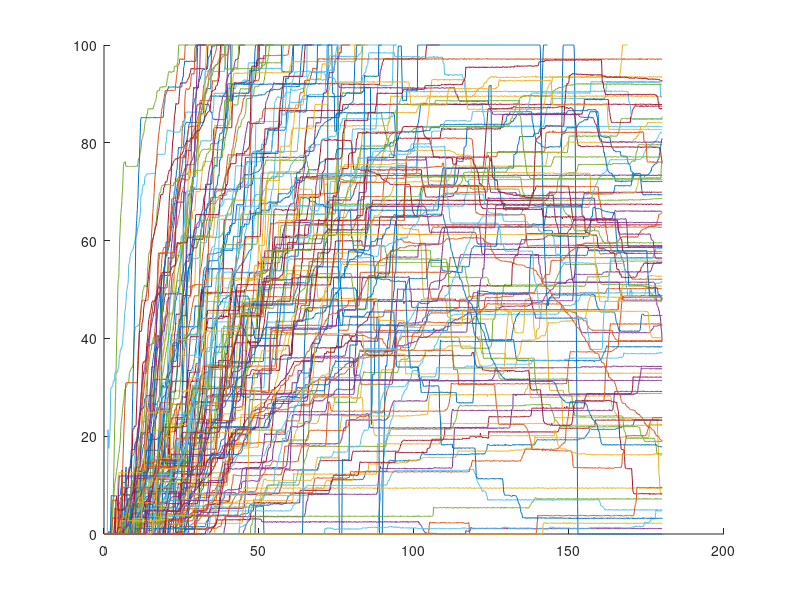

Source code (MATLAB): (Note: this script raises an error after producing the figure.)
clear

load dfraw.mat


% Display ALL curves with mean curve
figure
hold on
for i=1:length(dfraw.subIDs)
      plot(dfraw.timefull(i,:),dfraw.ratingfull(i,:))
end
plot(nanmean(dfraw.timefull,1),nanmean(dfraw.ratingfull,1),'b','LineWidth',5)
hold off

% Display curves with mean curve by condition pre vs post
unipres=unique(dfraw.prepost);
for j=1:length(unipres)
currcond=unipres(j);
df_temp=structfun(@(x) x(dfraw.prepost==currcond,:),dfraw,'UniformOutput',0);
    subplot(1,length(unipres),j) % Plot Pre
    hold on
    for i=1:length(df_temp.subIDs)
          plot(df_temp.timefull(i,:),df_temp.ratingfull(i,:))
    end
    plot(nanmean(df_temp.timefull,1),nanmean(df_temp.ratingfull,1),'b','LineWidth',5)
    hold off
end

% Display curves with mean curve by condition pre vs post
unipres=unique(dfraw.prepost);
unitreats=unique(dfraw.treat);
runs=0;
for k=1:length(unitreats)
    currtreat=unitreats(k);
    for j=1:length(unipres)
    runs=runs+1;
    currcond=unipres(j);
    df_temp=structfun(@(x) x((dfraw.prepost==currcond)&(dfraw.treat==currtreat),:),dfraw,'UniformOutput',0);
        subplot(length(unitreats),length(unipres),runs) % Plot Pre
        hold on
        for i=1:length(df_temp.subIDs)
              plot(df_temp.timefull(i,:),df_temp.ratingfull(i,:))
        end
        plot(nanmean(df_temp.timefull,1),nanmean(df_temp.ratingfull,1),'b','LineWidth',5)
        hold off
        ms(k,j)=nanmean(nanmean(df_temp.ratingfull,1));
    end
end

%% Statistical testing
subID=categorical(cellfun(@str2num,dfraw.subIDs));
prepost=categorical(dfraw.prepost);
treat=categorical(dfraw.treat);
maxtime=cellfun(@max, dfraw.time);
meanrating=nanmean(dfraw.ratingfull,2);
aucrating=cellfun(@(x,y) trapz(x,y),dfraw.time,dfraw.rating);
meanratingbaseline=meanrating;
%meanratingbaseline(prepost==2)=meanrating(prepost==1);
df=table(subID,prepost,treat,maxtime,meanrating,aucrating);

fitlme(df,'aucrating~prepost*treat+(1+prepost|subID)','CheckHessian',1)

pre0=nanmean(df.aucrating(df.prepost=='1'&df.treat=='0'));
pre1=nanmean(df.aucrating(df.prepost=='1'&df.treat=='1'));
pre2=nanmean(df.aucrating(df.prepost=='1'&df.treat=='2'));
post0=nanmean(df.aucrating(df.prepost=='2'&df.treat=='0'));
post1=nanmean(df.aucrating(df.prepost=='2'&df.treat=='1'));
post2=nanmean(df.aucrating(df.prepost=='2'&df.treat=='2'));

CIpre0=nanstd(df.aucrating(df.prepost=='1'&df.treat=='0'))/(1.96*sqrt(length(df.aucrating(df.prepost=='1'&df.treat=='0')-1)));
CIpre1=nanstd(df.aucrating(df.prepost=='1'&df.treat=='1'))/(1.96*sqrt(length(df.aucrating(df.prepost=='1'&df.treat=='1')-1)));
CIpre2=nanstd(df.aucrating(df.prepost=='1'&df.treat=='2'))/(1.96*sqrt(length(df.aucrating(df.prepost=='1'&df.treat=='2')-1)));
CIpost0=nanstd(df.aucrating(df.prepost=='2'&df.treat=='0'))/(1.96*sqrt(length(df.aucrating(df.prepost=='2'&df.treat=='0')-1)));
CIpost1=nanstd(df.aucrating(df.prepost=='2'&df.treat=='1'))/(1.96*sqrt(length(df.aucrating(df.prepost=='2'&df.treat=='1')-1)));
CIpost2=nanstd(df.aucrating(df.prepost=='2'&df.treat=='2'))/(1.96*sqrt(length(df.aucrating(df.prepost=='2'&df.treat=='2')-1)));

hold on
errorbar([pre0,post0],[CIpre0,CIpost0],'Color','black')
errorbar([pre1,post1],[CIpre1,CIpost1],'Color','green')
errorbar([pre2,post2],[CIpre2,CIpost2],'Color','blue')
hold off

axis([0,3,min(df.aucrating),max(df.aucrating)])